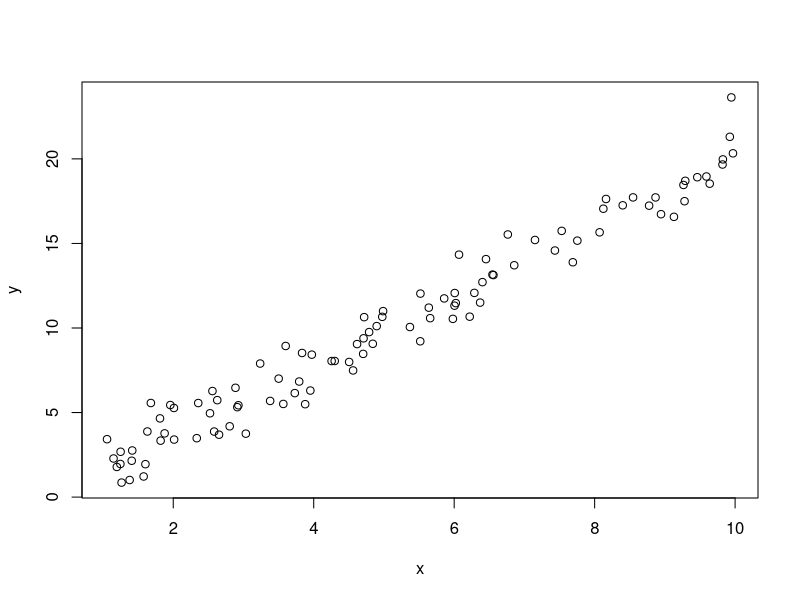
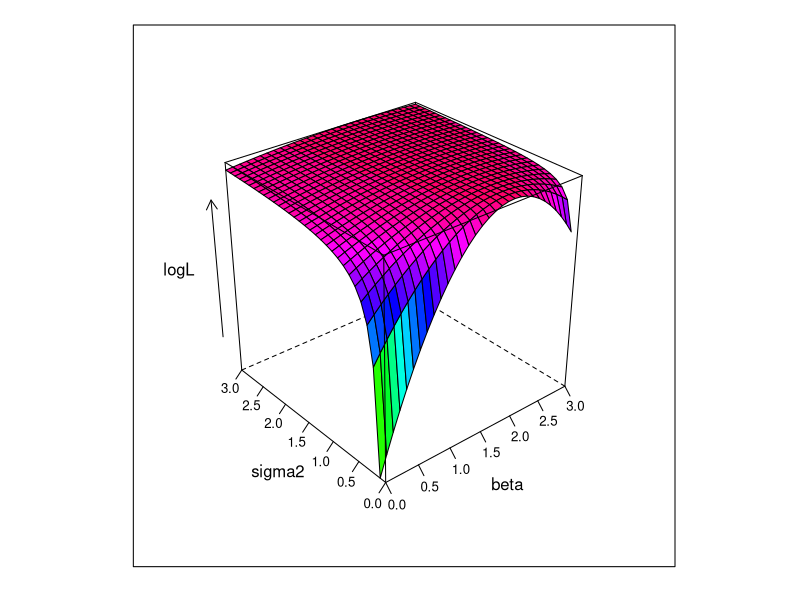

The R source for these figures, in order:
# The true parameters
beta <- 2
sigma2 <- 1

# Generate dataset
data   <- data.frame(x = runif(100, 1, 10))
data$y <- beta*data$x + rnorm(100, 0, sigma2)
plot(data$x, data$y, xlab="x", ylab="y")

# Log-likelihood function
linear.lik <- function(theta, y, X){
  n      <- nrow(X)
  k      <- ncol(X)
  beta   <- theta[1:k]
  sigma2 <- theta[k+1]
  e      <- y - X%*%beta
  logl   <- -.5*n*log(2*pi) - .5*n*log(sigma2) - ((t(e) %*% e) / (2*sigma2))
  return(-logl)
}

# Plot of log-likelihood function for different values of beta and sigma2
surface <- list()
k <- 0
for(beta in seq(0, 3, 0.1)){
  for(sigma2 in seq(0, 3, 0.1)){
    k <- k + 1
    logL <- linear.lik(theta = c(0, beta, sigma2), y = data$y, X = cbind(1, data$x))
    surface[[k]] <- data.frame(beta = beta, sigma2 = sigma2, logL = -logL)
  }
}
surface <- do.call(rbind, surface)
library(lattice)
wireframe(logL ~ beta*sigma2,
          surface,
          colorkey=FALSE,
          drape=TRUE,
          scales = list(arrows = FALSE, z = list(arrows=TRUE)),
          col.regions = rainbow(100, s = 1, v = 1, start = 0, end = max(1,100 - 1)/100, alpha = 1))

# Find maximization points
linear.MLE <- nlm(f=linear.lik, p=c(1,1,1), hessian=TRUE, y=data$y, X=cbind(1, data$x))
linear.MLE$estimate
## [1] -0.4578486  2.0923226  0.7413104

summary(lm(y ~ x, data))
